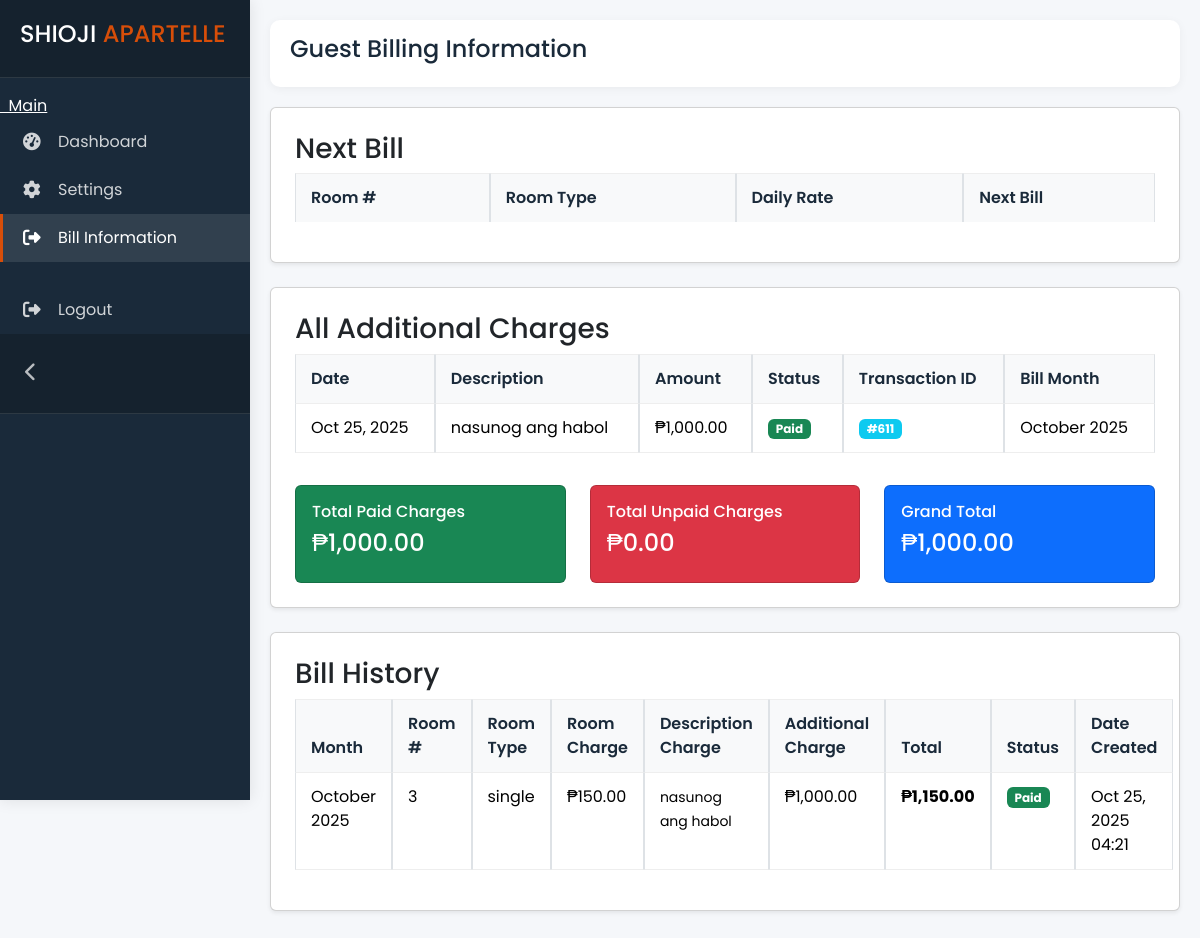
The page /guest/billing.php (signed in) on the database its author committed.
### tables this page shows
CREATE TABLE `additional_charge` (
  `id` int(11) NOT NULL,
  `guest_id` int(11) NOT NULL,
  `transaction_id` int(11) DEFAULT NULL,
  `description` varchar(250) NOT NULL,
  `date` date NOT NULL,
  `amount` decimal(10,2) NOT NULL,
  `paid` int(11) NOT NULL
);

CREATE TABLE `transactions` (
  `transaction_id` int(11) NOT NULL,
  `guest_id` int(11) NOT NULL,
  `room_id` int(11) NOT NULL,
  `room_type_id` int(5) NOT NULL,
  `bill_month` varchar(7) NOT NULL,
  `days_rendered` int(11) DEFAULT NULL,
  `description` varchar(200) NOT NULL,
  `room_charge` double(10,2) NOT NULL,
  `total_amount` decimal(10,2) NOT NULL,
  `checkin_time` time NOT NULL,
  `checkout` date NOT NULL,
  `checkout_time` time NOT NULL,
  `bill` varchar(10) NOT NULL,
  `is_paid` varchar(200) NOT NULL,
  `transaction_date` datetime NOT NULL DEFAULT current_timestamp()
);

CREATE TABLE `rooms` (
  `room_id` int(11) NOT NULL,
  `guest_id` int(11) DEFAULT NULL,
  `room_type_id` int(10) NOT NULL,
  `status` enum('available','occupied') NOT NULL,
  `archive` enum('yes','no') NOT NULL DEFAULT 'no'
);

CREATE TABLE `room_types` (
  `room_type_id` int(11) NOT NULL,
  `type` varchar(200) NOT NULL,
  `price` double(10,2) NOT NULL DEFAULT 0.00,
  `created_at` timestamp NOT NULL DEFAULT current_timestamp(),
  `archive` enum('yes','no') NOT NULL DEFAULT 'no'
);

### guest/billing.php (the view, shortened to what this page needs)
<?php
include '../connect.php';
$guestId = $_SESSION['guest_id'] ?? null;
?>
<!DOCTYPE html>
<html>
<?php include 'head.php'; ?>
<body>
    <?php include 'sidebar.php'; ?>
    <div class="main-content">
        <div class="topbar">
            <h4>Guest Billing Information</h4>
        </div>
        <div class="card shadow-sm p-4 mb-4">
            <h3>Next Bill</h3>
            <table class="table table-bordered">
                <thead>
                    <tr>
                        <th>Room #</th>
                        <th>Room Type</th>
                        <th>Daily Rate</th>
                        <th>Next Bill</th>
                    </tr>
                </thead>
            </table>
        </div>
        <div class="card shadow-sm p-4 mb-4">
            <h3>All Additional Charges</h3>
            <table class="table table-bordered" id="allChargesTable">
                <thead>
                    <tr>
                        <th>Date</th>
                        <th>Description</th>
                        <th>Amount</th>
                        <th>Status</th>
                        <th>Transaction ID</th>
                        <th>Bill Month</th>
                    </tr>
                </thead>
                <tbody>
                    <?php
                    if ($guestId) {
                        $sql = "SELECT
                            ac.id,
                            ac.date,
                            ac.description,
                            ac.amount,
                            ac.paid,
                            ac.transaction_id,
                            t.bill_month,
                            t.transaction_date
                        FROM additional_charge ac
                        LEFT JOIN transactions t ON ac.transaction_id = t.transaction_id
                        WHERE ac.guest_id = ?
                        ORDER BY ac.date DESC, ac.id DESC";
                        $stmt = $conn->prepare($sql);
                        $stmt->bind_param("i", $guestId);
                        $stmt->execute();
                        $result = $stmt->get_result();
                        if ($result->num_rows > 0) {
                            $totalAllCharges = 0;
                            $totalPaid = 0;
                            $totalUnpaidAll = 0;
                            while ($row = $result->fetch_assoc()) {
                                $status = $row['paid'] ?
                                    "<span class='badge bg-success'>Paid</span>" :
                                    "<span class='badge bg-danger'>Unpaid</span>";
                                $transactionId = $row['transaction_id'] ?
                                    "<span class='badge bg-info'>#" . $row['transaction_id'] . "</span>" :
                                    "<span class='text-muted'>Not assigned</span>";
                                $billMonth = $row['bill_month'] ?
                                    date("F Y", strtotime($row['bill_month'] . '-01')) :
                                    "<span class='text-muted'>-</span>";
                                $totalAllCharges += $row['amount'];
                                if ($row['paid']) {
                                    $totalPaid += $row['amount'];
                                } else {
                                    $totalUnpaidAll += $row['amount'];
                                }
                                echo "<tr>";
                                echo "<td>" . date("M d, Y", strtotime($row['date'])) . "</td>";
                                echo "<td>" . htmlspecialchars($row['description']) . "</td>";
                                echo "<td>₱" . number_format($row['amount'], 2) . "</td>";
                                echo "<td>$status</td>";
                                echo "<td>$transactionId</td>";
                                echo "<td>$billMonth</td>";
                                echo "</tr>";
                            }
                        } else {
                            echo "<tr><td colspan='6' class='text-center'>No additional charges found</td></tr>";
                        }
                    }
                    ?>
                </tbody>
            </table>
            <?php
            if ($guestId && isset($totalAllCharges) && $totalAllCharges > 0) {
                echo '<div class="mt-3">';
                echo '<div class="row">';
                echo '<div class="col-md-4">';
                echo '<div class="card bg-success text-white">';
                echo '<div class="card-body p-3">';
                echo '<h6 class="card-title">Total Paid Charges</h6>';
                echo '<h4>₱' . number_format($totalPaid, 2) . '</h4>';
                echo '</div>';
                echo '</div>';
                echo '</div>';
                echo '<div class="col-md-4">';
                echo '<div class="card bg-danger text-white">';
                echo '<div class="card-body p-3">';
                echo '<h6 class="card-title">Total Unpaid Charges</h6>';
                echo '<h4>₱' . number_format($totalUnpaidAll, 2) . '</h4>';
                echo '</div>';
                echo '</div>';
                echo '</div>';
                echo '<div class="col-md-4">';
                echo '<div class="card bg-primary text-white">';
                echo '<div class="card-body p-3">';
                echo '<h6 class="card-title">Grand Total</h6>';
                echo '<h4>₱' . number_format($totalAllCharges, 2) . '</h4>';
                echo '</div>';
                echo '</div>';
                echo '</div>';
                echo '</div>';
                echo '</div>';
            }
            ?>
        </div>
        <div class="card shadow-sm p-4 mb-4">
            <h3>Bill History</h3>
            <table class="table table-bordered">
                <thead>
                    <tr>
                        <th>Month</th>
                        <th>Room #</th>
                        <th>Room Type</th>
                        <th>Room Charge</th>
                        <th>Description Charge</th>
                        <th>Additional Charge</th>
                        <th>Total</th>
                        <th>Status</th>
                        <th>Date Created</th>
                    </tr>
                </thead>
                <tbody>
                    <?php
                    if ($guestId) {
                        $sql = "SELECT
                t.transaction_id,
                t.bill_month,
                r.room_id,
                rt.type AS room_type,
                t.room_charge,
                t.total_amount,
                t.is_paid,
                t.transaction_date
            FROM transactions t
            LEFT JOIN rooms r ON t.room_id = r.room_id
            LEFT JOIN room_types rt ON t.room_type_id = rt.room_type_id
            WHERE t.guest_id = ?
            ORDER BY t.transaction_date DESC";
                        $stmt = $conn->prepare($sql);
                        $stmt->bind_param("i", $guestId);
                        $stmt->execute();
                        $result = $stmt->get_result();
                        if ($result->num_rows > 0) {
                            while ($row = $result->fetch_assoc()) {
                                $billMonth = DateTime::createFromFormat('Y-m', $row['bill_month']);
                                $additional_sql = "SELECT
                        SUM(amount) as total_additional,
                        GROUP_CONCAT(description SEPARATOR ', ') as descriptions
                        FROM additional_charge
                        WHERE transaction_id = ?";
                                $stmt2 = $conn->prepare($additional_sql);
                                $stmt2->bind_param("i", $row['transaction_id']);
                                $stmt2->execute();
                                $additional_result = $stmt2->get_result();
                                $additional_row = $additional_result->fetch_assoc();
                                $additional_charges = $additional_row['total_additional'] ?? 0;
                                $description_charges = $additional_row['descriptions'] ?? 'None';
                                echo "<tr>";
                                echo "<td>" . ($billMonth ? $billMonth->format('F Y') : htmlspecialchars($row['bill_month'])) . "</td>";
                                echo "<td>" . htmlspecialchars($row['room_id']) . "</td>";
                                echo "<td>" . htmlspecialchars($row['room_type']) . "</td>";
                                echo "<td>₱" . number_format($row['room_charge'], 2) . "</td>";
                                echo "<td><small>" . htmlspecialchars($description_charges) . "</small></td>";
                                echo "<td>₱" . number_format($additional_charges, 2) . "</td>";
                                echo "<td><strong>₱" . number_format($row['total_amount'], 2) . "</strong></td>";
                                $status = $row['is_paid']
                                    ? "<span class='badge bg-success'>Paid</span>"
                                    : "<span class='badge bg-danger'>Unpaid</span>";
                                echo "<td>$status</td>";
                                echo "<td>" . date("M d, Y H:i", strtotime($row['transaction_date'])) . "</td>";
                                echo "</tr>";
                            }
                        } else {
                            echo "<tr><td colspan='9' class='text-center'>No billing history found</td></tr>";
                        }
                    } else {
                        echo "<tr><td colspan='9' class='text-center'>Please login</td></tr>";
                    }
                    ?>
                </tbody>
            </table>
        </div>
    </div>
</body>
</html>

### guest/style.css (style rules this page uses)
:root { --primary: #2a5d8a; --secondary: #e9b44c; --accent: #d74e09; --light: #f8f9fa; --dark: #1a2a3a; --gray: #6c757d; --sidebar-width: 250px; --sidebar-collapsed-width: 70px; --success: #4cc9f0; --danger: #e63946; --warning: #fca311; --border: #e0e0e0; --card-shadow: 0 4px 6px rgba(0, 0, 0, 0.05); --transition: all 0.3s ease; }
* { margin: 0; padding: 0; box-sizing: border-box; }
body { font-family: "Poppins", sans-serif; background-color: #f5f7fa; color: var(--dark); overflow-x: hidden; transition: all 0.3s; }
.main-content { margin-left: var(--sidebar-width); padding: 20px; transition: all 0.3s; min-height: 100vh; }
.topbar { display: flex; justify-content: space-between; align-items: center; padding: 15px 20px; background: white; border-radius: 10px; box-shadow: 0 2px 10px rgba(0, 0, 0, 0.05); margin-bottom: 20px; }
.table { border-collapse: separate; border-spacing: 0; }
.table th { background: var(--light); padding: 12px 15px; font-weight: 600; color: var(--dark); border-top: 1px solid #eee; }
.table td { padding: 12px 15px; border-top: 1px solid #eee; }
.table tr:last-child td { border-bottom: 1px solid #eee; }

### rows shown on the page
additional_charge: date "Oct 25, 2025", description "nasunog ang habol", amount "1,000.00", paid "Paid", transaction "611", transaction.bill_month "October 2025"
transactions: bill_month "October 2025", room.room_id "3", room_type.type "single", room_charge "150.00", description_charges "nasunog ang habol", additional_charges "1,000.00", total_amount "1,150.00", is_paid "Paid", transaction_date "Oct 25, 2025 04:21"

### other values the page prints
$totalPaid "1,000.00"
$totalUnpaidAll "0.00"
$totalAllCharges "1,000.00"
